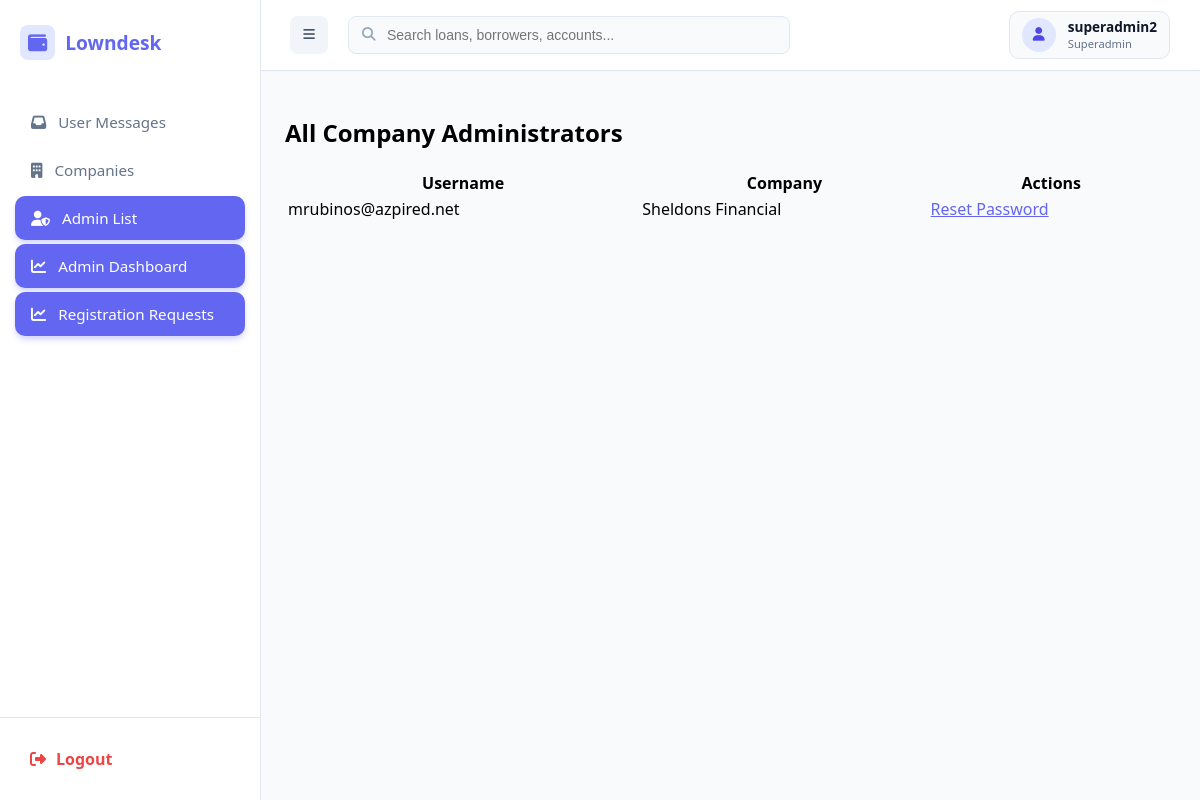
The page /public/index.php?url=superadmin/listAdmins (signed in) on the database as committed earlier.
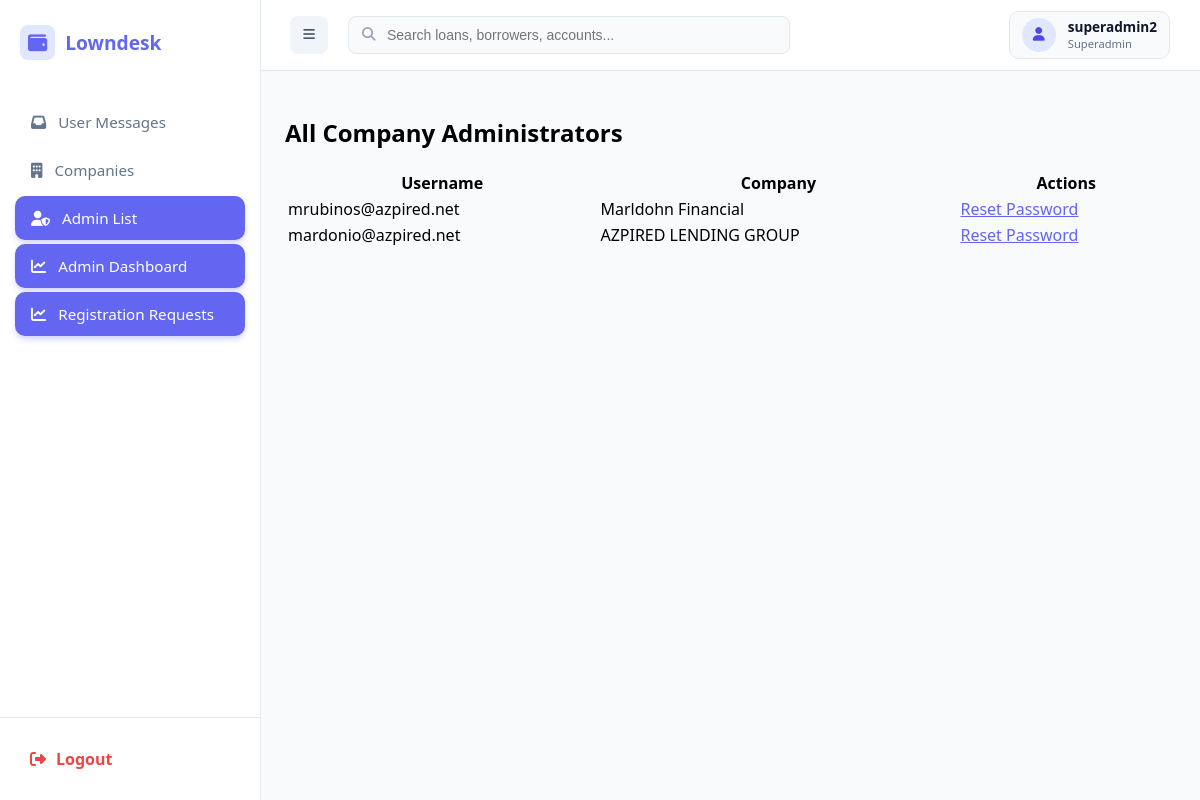
The same page on the database as committed later.
### tables this page shows
CREATE TABLE `users` (
  `id` int(11) NOT NULL,
  `company_id` int(11) NOT NULL,
  `username` varchar(50) NOT NULL,
  `password` varchar(255) NOT NULL,
  `role` varchar(30) DEFAULT 'admin',
  `created_at` timestamp NOT NULL DEFAULT current_timestamp(),
  `status` tinyint(1) DEFAULT 1
);

CREATE TABLE `companies` (
  `id` int(11) NOT NULL,
  `name` varchar(150) NOT NULL,
  `plan_tier` varchar(20) DEFAULT 'free',
  `subscription_status` varchar(20) DEFAULT 'active',
  `expires_at` datetime DEFAULT NULL,
  `created_at` timestamp NOT NULL DEFAULT current_timestamp()
);

### app/controllers/SuperAdminController.php (called while the page is built, shortened)
<?php
require_once __DIR__ . '/../models/User.php';
class SuperAdminController {
    protected $userModel;
    public function __construct() {
        $this->userModel = new User();
    }
    public function listAdmins() {
        $admins = $this->userModel->getAllAdmins();
        require_once dirname(__DIR__) . '/views/superadmin/admins/adminlist.php';
    }
}

### public/index.php (called while the page is built, shortened)
<?php
$init = new App();

### app/models/User.php (called while the page is built, shortened)
<?php
class User extends Model {
public function getAllAdmins() {
    $db = $this->conn;
    $stmt = $db->query("
        SELECT u.*, c.name as company_name
        FROM users u
        JOIN companies c ON u.company_id = c.id
        WHERE u.role = 'admin'
    ");
    return $stmt->fetchAll(PDO::FETCH_ASSOC);
}
}

### app/views/superadmin/admins/adminlist.php (the view, shortened to what this page needs)
<?php require_once dirname(__DIR__, 2) . '/layouts/header.php'; ?>
<div class="page-header">
    <h2>All Company Administrators</h2>
</div>
<div class="card-wrapper">
    <table class="data-table" style="width:100%">
        <thead>
            <tr>
                <th>Username</th>
                <th>Company</th>
                <th>Actions</th>
            </tr>
        </thead>
        <tbody>
            <?php foreach ($admins as $admin): ?>
            <tr>
                <td><?= htmlspecialchars($admin['username']) ?></td>
                <td><?= htmlspecialchars($admin['company_name']) ?></td>
                <td>
                    <a href="#" onclick="openModal(<?= $admin['id'] ?>); return false;" style="color: #6366f1;">Reset Password</a>
                </td>
            </tr>
            <?php endforeach; ?>
        </tbody>
    </table>
</div>
<?php require_once dirname(__DIR__, 2) . '/layouts/footer.php'; ?>

### app/views/layouts/header.php (shortened to what this page needs)
<?php
$current_url = $_GET['url'] ?? '';
$userRole = $_SESSION['user']['role'] ?? '';
?>
<!DOCTYPE html>
<html lang="en">
<head>
    <link rel="stylesheet" href="https://cdnjs.cloudflare.com/ajax/libs/font-awesome/6.4.0/css/all.min.css">
</head>
<body>
<aside class="sidebar">
    <div class="sidebar-brand">
        <i class="fas fa-wallet" style="background: #e0e7ff; padding: 8px; border-radius: 8px;"></i>
        Lowndesk
    </div>
    <ul class="sidebar-menu">
       <?php
        $menuItems = [];
        if ($userRole === 'superadmin') {
            $menuItems = [
                ['url' => 'feedback/index', 'icon' => 'fa-inbox', 'label' => 'User Messages'],
                ['url' => 'admin/index', 'icon' => 'fa-building', 'label' => 'Companies'],
                ['url' => 'superadmin/listAdmins', 'icon' => 'fa-user-shield', 'label' => 'Admin List'],
                ['url' => 'superadmin/dashboard', 'icon' => 'fa-chart-line', 'label' => 'Admin Dashboard'],
                ['url' => 'superadmin/manage', 'icon' => 'fa-chart-line', 'label' => 'Registration Requests']
            ];
        }
        foreach ($menuItems as $item) {
            $active = (strpos($current_url, explode('/', $item['url'])[0]) === 0) ? 'active' : '';
            echo "<li class='menu-item $active'>
                    <a href='/loansaas/public/index.php?url={$item['url']}'>
                        <i class='fas {$item['icon']}'></i> <span>{$item['label']}</span>
                    </a>
                  </li>";
        }
        ?>
    </ul>
    <div class="sidebar-footer">
        <a href="/loansaas/public/index.php?url=auth/logout">
            <i class="fas fa-sign-out-alt"></i> Logout
        </a>
    </div>
</aside>
<div class="main-wrapper">
    <header class="top-header">
        <div class="top-header-left">
            <button type="button" class="sidebar-toggle-btn" id="sidebarToggle" onclick="document.querySelector('.sidebar').classList.toggle('active')" title="Toggle Sidebar">
                <i class="fas fa-bars"></i>
            </button>
            <div class="top-header-search">
                <i class="fas fa-search"></i>
                <input type="text" placeholder="Search loans, borrowers, accounts..." id="globalSearchInput">
            </div>
        </div>
        <div class="top-header-right">
            <div class="top-header-profile">
                <div class="profile-avatar">
                    <i class="fas fa-user"></i>
                </div>
                <div class="profile-info">
                    <span class="profile-name"><?= htmlspecialchars($_SESSION['user']['username'] ?? 'Administrator') ?></span>
                    <span class="profile-role"><?= htmlspecialchars($userRole ?: 'Active User') ?></span>
                </div>
            </div>
        </div>
    </header>
    <main class="main-content">

Rows that differ between the two databases and show on the page:
changed through a linked row, users "mrubinos@azpired.net": company.name "Sheldons Financial" → "Marldohn Financial"
added users: username "mardonio@azpired.net", company.name "AZPIRED LENDING GROUP"
